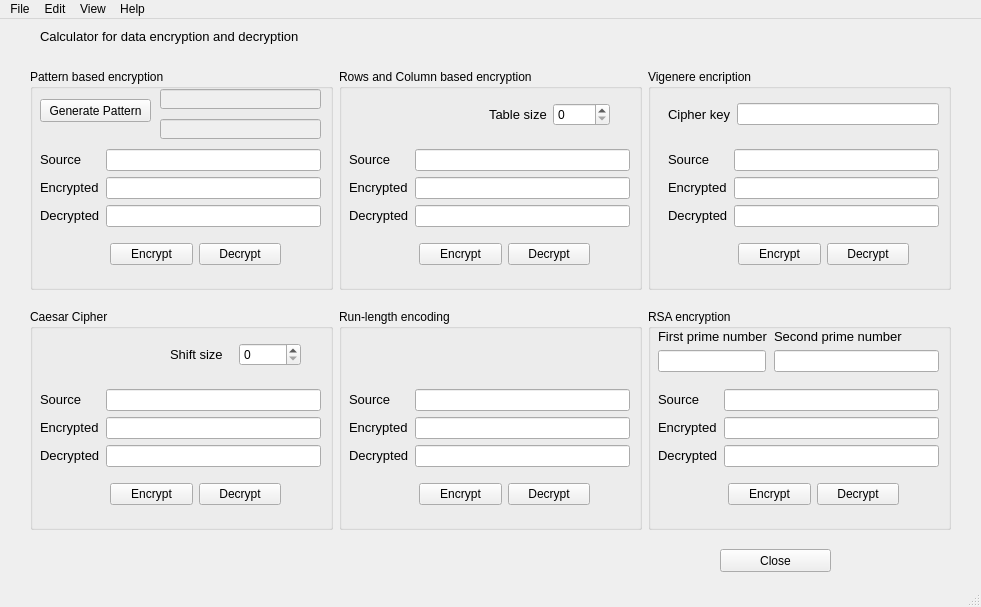
<?xml version="1.0" encoding="UTF-8"?>
<ui version="4.0">
 <class>MainWindow</class>
 <widget class="QMainWindow" name="MainWindow">
  <property name="geometry">
   <rect>
    <x>0</x>
    <y>0</y>
    <width>981</width>
    <height>607</height>
   </rect>
  </property>
  <property name="windowTitle">
   <string>MainWindow</string>
  </property>
  <property name="iconSize">
   <size>
    <width>16</width>
    <height>16</height>
   </size>
  </property>
  <widget class="QWidget" name="centralwidget">
   <widget class="QPushButton" name="pushButton">
    <property name="enabled">
     <bool>true</bool>
    </property>
    <property name="geometry">
     <rect>
      <x>720</x>
      <y>530</y>
      <width>111</width>
      <height>23</height>
     </rect>
    </property>
    <property name="text">
     <string>Close</string>
    </property>
   </widget>
   <widget class="QWidget" name="horizontalLayoutWidget_5">
    <property name="geometry">
     <rect>
      <x>30</x>
      <y>50</y>
      <width>921</width>
      <height>221</height>
     </rect>
    </property>
    <layout class="QHBoxLayout" name="horizontalLayout_5">
     <property name="sizeConstraint">
      <enum>QLayout::SetNoConstraint</enum>
     </property>
     <item>
      <widget class="QGroupBox" name="groupBox">
       <property name="title">
        <string>Pattern based encryption</string>
       </property>
       <widget class="QLineEdit" name="lineEditPattern1">
        <property name="enabled">
         <bool>false</bool>
        </property>
        <property name="geometry">
         <rect>
          <x>130</x>
          <y>20</y>
          <width>161</width>
          <height>20</height>
         </rect>
        </property>
       </widget>
       <widget class="QLineEdit" name="lineEditPattern2">
        <property name="enabled">
         <bool>false</bool>
        </property>
        <property name="geometry">
         <rect>
          <x>130</x>
          <y>50</y>
          <width>161</width>
          <height>20</height>
         </rect>
        </property>
       </widget>
       <widget class="QPushButton" name="pushButtonGeneratePattern">
        <property name="geometry">
         <rect>
          <x>10</x>
          <y>30</y>
          <width>111</width>
          <height>23</height>
         </rect>
        </property>
        <property name="text">
         <string>Generate Pattern</string>
        </property>
       </widget>
       <widget class="QWidget" name="formLayoutWidget">
        <property name="geometry">
         <rect>
          <x>10</x>
          <y>80</y>
          <width>281</width>
          <height>80</height>
         </rect>
        </property>
        <layout class="QFormLayout" name="formLayout">
         <item row="0" column="0">
          <widget class="QLabel" name="labelSource">
           <property name="text">
            <string>&lt;html&gt;&lt;head/&gt;&lt;body&gt;&lt;p&gt;&lt;span style=&quot; font-size:10pt;&quot;&gt;Source&lt;/span&gt;&lt;/p&gt;&lt;/body&gt;&lt;/html&gt;</string>
           </property>
          </widget>
         </item>
         <item row="1" column="0">
          <widget class="QLabel" name="labelEncrypted">
           <property name="text">
            <string>&lt;html&gt;&lt;head/&gt;&lt;body&gt;&lt;p&gt;&lt;span style=&quot; font-size:10pt;&quot;&gt;Encrypted&lt;/span&gt;&lt;/p&gt;&lt;/body&gt;&lt;/html&gt;</string>
           </property>
          </widget>
         </item>
         <item row="2" column="0">
          <widget class="QLabel" name="labelDecrypted">
           <property name="text">
            <string>&lt;html&gt;&lt;head/&gt;&lt;body&gt;&lt;p&gt;&lt;span style=&quot; font-size:10pt;&quot;&gt;Decrypted&lt;/span&gt;&lt;/p&gt;&lt;/body&gt;&lt;/html&gt;</string>
           </property>
          </widget>
         </item>
         <item row="0" column="1">
          <widget class="QLineEdit" name="lineEditSource"/>
         </item>
         <item row="1" column="1">
          <widget class="QLineEdit" name="lineEditEncrypted"/>
         </item>
         <item row="2" column="1">
          <widget class="QLineEdit" name="lineEditDecrypted"/>
         </item>
        </layout>
       </widget>
       <widget class="QWidget" name="horizontalLayoutWidget">
        <property name="geometry">
         <rect>
          <x>80</x>
          <y>170</y>
          <width>171</width>
          <height>31</height>
         </rect>
        </property>
        <layout class="QHBoxLayout" name="horizontalLayout">
         <item>
          <widget class="QPushButton" name="pushButtonEncrypt">
           <property name="text">
            <string>Encrypt</string>
           </property>
          </widget>
         </item>
         <item>
          <widget class="QPushButton" name="pushButtonDecrypt">
           <property name="text">
            <string>Decrypt</string>
           </property>
          </widget>
         </item>
        </layout>
       </widget>
       <zorder>lineEditPattern2</zorder>
       <zorder>pushButtonGeneratePattern</zorder>
       <zorder>formLayoutWidget</zorder>
       <zorder>horizontalLayoutWidget</zorder>
       <zorder>lineEditPattern1</zorder>
      </widget>
     </item>
     <item>
      <widget class="QGroupBox" name="groupBox_2">
       <property name="title">
        <string>Rows and Column based encryption</string>
       </property>
       <widget class="QWidget" name="formLayoutWidget_2">
        <property name="geometry">
         <rect>
          <x>10</x>
          <y>80</y>
          <width>281</width>
          <height>81</height>
         </rect>
        </property>
        <layout class="QFormLayout" name="formLayout_2">
         <item row="0" column="0">
          <widget class="QLabel" name="labelSource_2">
           <property name="text">
            <string>&lt;html&gt;&lt;head/&gt;&lt;body&gt;&lt;p&gt;&lt;span style=&quot; font-size:10pt;&quot;&gt;Source&lt;/span&gt;&lt;/p&gt;&lt;/body&gt;&lt;/html&gt;</string>
           </property>
          </widget>
         </item>
         <item row="0" column="1">
          <widget class="QLineEdit" name="lineEditSource_2"/>
         </item>
         <item row="1" column="0">
          <widget class="QLabel" name="labelEncrypted_2">
           <property name="text">
            <string>&lt;html&gt;&lt;head/&gt;&lt;body&gt;&lt;p&gt;&lt;span style=&quot; font-size:10pt;&quot;&gt;Encrypted&lt;/span&gt;&lt;/p&gt;&lt;/body&gt;&lt;/html&gt;</string>
           </property>
          </widget>
         </item>
         <item row="1" column="1">
          <widget class="QLineEdit" name="lineEditEncrypted_2"/>
         </item>
         <item row="2" column="0">
          <widget class="QLabel" name="labelDecrypted_2">
           <property name="text">
            <string>&lt;html&gt;&lt;head/&gt;&lt;body&gt;&lt;p&gt;&lt;span style=&quot; font-size:10pt;&quot;&gt;Decrypted&lt;/span&gt;&lt;/p&gt;&lt;/body&gt;&lt;/html&gt;</string>
           </property>
          </widget>
         </item>
         <item row="2" column="1">
          <widget class="QLineEdit" name="lineEditDecrypted_2"/>
         </item>
        </layout>
       </widget>
       <widget class="QWidget" name="horizontalLayoutWidget_2">
        <property name="geometry">
         <rect>
          <x>80</x>
          <y>170</y>
          <width>171</width>
          <height>31</height>
         </rect>
        </property>
        <layout class="QHBoxLayout" name="horizontalLayout_2">
         <item>
          <widget class="QPushButton" name="pushButtonEncrypt_2">
           <property name="text">
            <string>Encrypt</string>
           </property>
          </widget>
         </item>
         <item>
          <widget class="QPushButton" name="pushButtonDecrypt_2">
           <property name="text">
            <string>Decrypt</string>
           </property>
          </widget>
         </item>
        </layout>
       </widget>
       <widget class="QWidget" name="horizontalLayoutWidget_8">
        <property name="geometry">
         <rect>
          <x>150</x>
          <y>30</y>
          <width>121</width>
          <height>31</height>
         </rect>
        </property>
        <layout class="QHBoxLayout" name="horizontalLayout_8">
         <item>
          <widget class="QLabel" name="labelTableSize">
           <property name="text">
            <string>&lt;html&gt;&lt;head/&gt;&lt;body&gt;&lt;p&gt;&lt;span style=&quot; font-size:10pt;&quot;&gt;Table size&lt;/span&gt;&lt;/p&gt;&lt;/body&gt;&lt;/html&gt;</string>
           </property>
          </widget>
         </item>
         <item>
          <widget class="QSpinBox" name="spinBox"/>
         </item>
        </layout>
       </widget>
      </widget>
     </item>
     <item>
      <widget class="QGroupBox" name="groupBox_3">
       <property name="title">
        <string>Vigenere encription</string>
       </property>
       <widget class="QWidget" name="horizontalLayoutWidget_4">
        <property name="geometry">
         <rect>
          <x>90</x>
          <y>170</y>
          <width>171</width>
          <height>31</height>
         </rect>
        </property>
        <layout class="QHBoxLayout" name="horizontalLayout_4">
         <item>
          <widget class="QPushButton" name="pushButtonEncrypt_3">
           <property name="text">
            <string>Encrypt</string>
           </property>
          </widget>
         </item>
         <item>
          <widget class="QPushButton" name="pushButtonDecrypt_3">
           <property name="text">
            <string>Decrypt</string>
           </property>
          </widget>
         </item>
        </layout>
       </widget>
       <widget class="QWidget" name="formLayoutWidget_3">
        <property name="geometry">
         <rect>
          <x>20</x>
          <y>80</y>
          <width>271</width>
          <height>81</height>
         </rect>
        </property>
        <layout class="QFormLayout" name="formLayout_4">
         <item row="0" column="0">
          <widget class="QLabel" name="labelSource_3">
           <property name="text">
            <string>&lt;html&gt;&lt;head/&gt;&lt;body&gt;&lt;p&gt;&lt;span style=&quot; font-size:10pt;&quot;&gt;Source&lt;/span&gt;&lt;/p&gt;&lt;/body&gt;&lt;/html&gt;</string>
           </property>
          </widget>
         </item>
         <item row="0" column="1">
          <widget class="QLineEdit" name="lineEditSource_3"/>
         </item>
         <item row="1" column="0">
          <widget class="QLabel" name="labelEncrypted_3">
           <property name="text">
            <string>&lt;html&gt;&lt;head/&gt;&lt;body&gt;&lt;p&gt;&lt;span style=&quot; font-size:10pt;&quot;&gt;Encrypted&lt;/span&gt;&lt;/p&gt;&lt;/body&gt;&lt;/html&gt;</string>
           </property>
          </widget>
         </item>
         <item row="1" column="1">
          <widget class="QLineEdit" name="lineEditEncrypted_3"/>
         </item>
         <item row="2" column="0">
          <widget class="QLabel" name="labelDecrypted_3">
           <property name="text">
            <string>&lt;html&gt;&lt;head/&gt;&lt;body&gt;&lt;p&gt;&lt;span style=&quot; font-size:10pt;&quot;&gt;Decrypted&lt;/span&gt;&lt;/p&gt;&lt;/body&gt;&lt;/html&gt;</string>
           </property>
          </widget>
         </item>
         <item row="2" column="1">
          <widget class="QLineEdit" name="lineEditDecrypted_3"/>
         </item>
        </layout>
       </widget>
       <widget class="QWidget" name="horizontalLayoutWidget_3">
        <property name="geometry">
         <rect>
          <x>20</x>
          <y>30</y>
          <width>271</width>
          <height>31</height>
         </rect>
        </property>
        <layout class="QHBoxLayout" name="horizontalLayout_3">
         <item>
          <widget class="QLabel" name="label_3">
           <property name="text">
            <string>&lt;html&gt;&lt;head/&gt;&lt;body&gt;&lt;p&gt;&lt;span style=&quot; font-size:10pt;&quot;&gt;Cipher key&lt;/span&gt;&lt;/p&gt;&lt;/body&gt;&lt;/html&gt;</string>
           </property>
          </widget>
         </item>
         <item>
          <widget class="QLineEdit" name="lineEditVigenereEncryptionKey">
           <property name="enabled">
            <bool>true</bool>
           </property>
          </widget>
         </item>
        </layout>
       </widget>
      </widget>
     </item>
    </layout>
   </widget>
   <widget class="QLabel" name="label">
    <property name="geometry">
     <rect>
      <x>40</x>
      <y>10</y>
      <width>271</width>
      <height>16</height>
     </rect>
    </property>
    <property name="text">
     <string>&lt;html&gt;&lt;head/&gt;&lt;body&gt;&lt;p&gt;&lt;span style=&quot; font-size:10pt;&quot;&gt;Calculator for data encryption and decryption&lt;/span&gt;&lt;/p&gt;&lt;/body&gt;&lt;/html&gt;</string>
    </property>
   </widget>
   <widget class="QWidget" name="horizontalLayoutWidget_6">
    <property name="geometry">
     <rect>
      <x>30</x>
      <y>290</y>
      <width>921</width>
      <height>221</height>
     </rect>
    </property>
    <layout class="QHBoxLayout" name="horizontalLayout_6">
     <item>
      <widget class="QGroupBox" name="groupBox_4">
       <property name="title">
        <string>Caesar Cipher </string>
       </property>
       <widget class="QWidget" name="formLayoutWidget_4">
        <property name="geometry">
         <rect>
          <x>10</x>
          <y>80</y>
          <width>281</width>
          <height>80</height>
         </rect>
        </property>
        <layout class="QFormLayout" name="formLayout_5">
         <item row="0" column="0">
          <widget class="QLabel" name="labelSource_4">
           <property name="text">
            <string>&lt;html&gt;&lt;head/&gt;&lt;body&gt;&lt;p&gt;&lt;span style=&quot; font-size:10pt;&quot;&gt;Source&lt;/span&gt;&lt;/p&gt;&lt;/body&gt;&lt;/html&gt;</string>
           </property>
          </widget>
         </item>
         <item row="1" column="0">
          <widget class="QLabel" name="labelEncrypted_4">
           <property name="text">
            <string>&lt;html&gt;&lt;head/&gt;&lt;body&gt;&lt;p&gt;&lt;span style=&quot; font-size:10pt;&quot;&gt;Encrypted&lt;/span&gt;&lt;/p&gt;&lt;/body&gt;&lt;/html&gt;</string>
           </property>
          </widget>
         </item>
         <item row="2" column="0">
          <widget class="QLabel" name="labelDecrypted_4">
           <property name="text">
            <string>&lt;html&gt;&lt;head/&gt;&lt;body&gt;&lt;p&gt;&lt;span style=&quot; font-size:10pt;&quot;&gt;Decrypted&lt;/span&gt;&lt;/p&gt;&lt;/body&gt;&lt;/html&gt;</string>
           </property>
          </widget>
         </item>
         <item row="0" column="1">
          <widget class="QLineEdit" name="lineEditSource_4"/>
         </item>
         <item row="1" column="1">
          <widget class="QLineEdit" name="lineEditEncrypted_4"/>
         </item>
         <item row="2" column="1">
          <widget class="QLineEdit" name="lineEditDecrypted_4"/>
         </item>
        </layout>
       </widget>
       <widget class="QWidget" name="horizontalLayoutWidget_7">
        <property name="geometry">
         <rect>
          <x>80</x>
          <y>170</y>
          <width>171</width>
          <height>31</height>
         </rect>
        </property>
        <layout class="QHBoxLayout" name="horizontalLayout_7">
         <item>
          <widget class="QPushButton" name="pushButtonEncrypt_4">
           <property name="text">
            <string>Encrypt</string>
           </property>
          </widget>
         </item>
         <item>
          <widget class="QPushButton" name="pushButtonDecrypt_4">
           <property name="text">
            <string>Decrypt</string>
           </property>
          </widget>
         </item>
        </layout>
       </widget>
       <widget class="QWidget" name="horizontalLayoutWidget_9">
        <property name="geometry">
         <rect>
          <x>140</x>
          <y>30</y>
          <width>131</width>
          <height>31</height>
         </rect>
        </property>
        <layout class="QHBoxLayout" name="horizontalLayout_9">
         <item>
          <widget class="QLabel" name="label_2">
           <property name="text">
            <string>&lt;html&gt;&lt;head/&gt;&lt;body&gt;&lt;p&gt;&lt;span style=&quot; font-size:10pt;&quot;&gt;Shift size&lt;/span&gt;&lt;/p&gt;&lt;/body&gt;&lt;/html&gt;</string>
           </property>
          </widget>
         </item>
         <item>
          <widget class="QSpinBox" name="spinBox_2"/>
         </item>
        </layout>
       </widget>
      </widget>
     </item>
     <item>
      <widget class="QGroupBox" name="groupBox_5">
       <property name="title">
        <string>Run-length encoding</string>
       </property>
       <widget class="QWidget" name="formLayoutWidget_5">
        <property name="geometry">
         <rect>
          <x>10</x>
          <y>80</y>
          <width>281</width>
          <height>80</height>
         </rect>
        </property>
        <layout class="QFormLayout" name="formLayout_6">
         <item row="0" column="0">
          <widget class="QLabel" name="labelSource_5">
           <property name="text">
            <string>&lt;html&gt;&lt;head/&gt;&lt;body&gt;&lt;p&gt;&lt;span style=&quot; font-size:10pt;&quot;&gt;Source&lt;/span&gt;&lt;/p&gt;&lt;/body&gt;&lt;/html&gt;</string>
           </property>
          </widget>
         </item>
         <item row="1" column="0">
          <widget class="QLabel" name="labelEncrypted_5">
           <property name="text">
            <string>&lt;html&gt;&lt;head/&gt;&lt;body&gt;&lt;p&gt;&lt;span style=&quot; font-size:10pt;&quot;&gt;Encrypted&lt;/span&gt;&lt;/p&gt;&lt;/body&gt;&lt;/html&gt;</string>
           </property>
          </widget>
         </item>
         <item row="2" column="0">
          <widget class="QLabel" name="labelDecrypted_5">
           <property name="text">
            <string>&lt;html&gt;&lt;head/&gt;&lt;body&gt;&lt;p&gt;&lt;span style=&quot; font-size:10pt;&quot;&gt;Decrypted&lt;/span&gt;&lt;/p&gt;&lt;/body&gt;&lt;/html&gt;</string>
           </property>
          </widget>
         </item>
         <item row="0" column="1">
          <widget class="QLineEdit" name="lineEditSource_5"/>
         </item>
         <item row="1" column="1">
          <widget class="QLineEdit" name="lineEditEncrypted_5"/>
         </item>
         <item row="2" column="1">
          <widget class="QLineEdit" name="lineEditDecrypted_5"/>
         </item>
        </layout>
       </widget>
       <widget class="QWidget" name="horizontalLayoutWidget_10">
        <property name="geometry">
         <rect>
          <x>80</x>
          <y>170</y>
          <width>171</width>
          <height>31</height>
         </rect>
        </property>
        <layout class="QHBoxLayout" name="horizontalLayout_10">
         <item>
          <widget class="QPushButton" name="pushButtonEncrypt_5">
           <property name="text">
            <string>Encrypt</string>
           </property>
          </widget>
         </item>
         <item>
          <widget class="QPushButton" name="pushButtonDecrypt_5">
           <property name="text">
            <string>Decrypt</string>
           </property>
          </widget>
         </item>
        </layout>
       </widget>
      </widget>
     </item>
     <item>
      <widget class="QGroupBox" name="groupBox_6">
       <property name="title">
        <string>RSA encryption</string>
       </property>
       <widget class="QWidget" name="formLayoutWidget_6">
        <property name="geometry">
         <rect>
          <x>10</x>
          <y>80</y>
          <width>281</width>
          <height>80</height>
         </rect>
        </property>
        <layout class="QFormLayout" name="formLayout_7">
         <item row="0" column="0">
          <widget class="QLabel" name="labelSource_6">
           <property name="text">
            <string>&lt;html&gt;&lt;head/&gt;&lt;body&gt;&lt;p&gt;&lt;span style=&quot; font-size:10pt;&quot;&gt;Source&lt;/span&gt;&lt;/p&gt;&lt;/body&gt;&lt;/html&gt;</string>
           </property>
          </widget>
         </item>
         <item row="1" column="0">
          <widget class="QLabel" name="labelEncrypted_6">
           <property name="text">
            <string>&lt;html&gt;&lt;head/&gt;&lt;body&gt;&lt;p&gt;&lt;span style=&quot; font-size:10pt;&quot;&gt;Encrypted&lt;/span&gt;&lt;/p&gt;&lt;/body&gt;&lt;/html&gt;</string>
           </property>
          </widget>
         </item>
         <item row="2" column="0">
          <widget class="QLabel" name="labelDecrypted_6">
           <property name="text">
            <string>&lt;html&gt;&lt;head/&gt;&lt;body&gt;&lt;p&gt;&lt;span style=&quot; font-size:10pt;&quot;&gt;Decrypted&lt;/span&gt;&lt;/p&gt;&lt;/body&gt;&lt;/html&gt;</string>
           </property>
          </widget>
         </item>
         <item row="0" column="1">
          <widget class="QLineEdit" name="lineEditSource_6">
           <property name="inputMethodHints">
            <set>Qt::ImhPreferNumbers</set>
           </property>
          </widget>
         </item>
         <item row="1" column="1">
          <widget class="QLineEdit" name="lineEditEncrypted_6">
           <property name="inputMethodHints">
            <set>Qt::ImhPreferNumbers</set>
           </property>
          </widget>
         </item>
         <item row="2" column="1">
          <widget class="QLineEdit" name="lineEditDecrypted_6">
           <property name="inputMethodHints">
            <set>Qt::ImhPreferNumbers</set>
           </property>
          </widget>
         </item>
        </layout>
       </widget>
       <widget class="QWidget" name="horizontalLayoutWidget_11">
        <property name="geometry">
         <rect>
          <x>80</x>
          <y>170</y>
          <width>171</width>
          <height>31</height>
         </rect>
        </property>
        <layout class="QHBoxLayout" name="horizontalLayout_11">
         <item>
          <widget class="QPushButton" name="pushButtonEncrypt_6">
           <property name="text">
            <string>Encrypt</string>
           </property>
          </widget>
         </item>
         <item>
          <widget class="QPushButton" name="pushButtonDecrypt_6">
           <property name="text">
            <string>Decrypt</string>
           </property>
          </widget>
         </item>
        </layout>
       </widget>
       <widget class="QWidget" name="layoutWidget">
        <property name="geometry">
         <rect>
          <x>10</x>
          <y>20</y>
          <width>281</width>
          <height>44</height>
         </rect>
        </property>
        <layout class="QFormLayout" name="formLayout_3">
         <item row="0" column="0">
          <widget class="QLabel" name="labelPrimeNumber1">
           <property name="text">
            <string>&lt;html&gt;&lt;head/&gt;&lt;body&gt;&lt;p&gt;&lt;span style=&quot; font-size:10pt;&quot;&gt;First prime number&lt;/span&gt;&lt;/p&gt;&lt;/body&gt;&lt;/html&gt;</string>
           </property>
          </widget>
         </item>
         <item row="0" column="1">
          <widget class="QLabel" name="label_4">
           <property name="text">
            <string>&lt;html&gt;&lt;head/&gt;&lt;body&gt;&lt;p&gt;&lt;span style=&quot; font-size:10pt;&quot;&gt;Second prime number&lt;/span&gt;&lt;/p&gt;&lt;/body&gt;&lt;/html&gt;</string>
           </property>
          </widget>
         </item>
         <item row="1" column="0">
          <widget class="QLineEdit" name="lineEditPrimeNumber1">
           <property name="enabled">
            <bool>true</bool>
           </property>
           <property name="contextMenuPolicy">
            <enum>Qt::PreventContextMenu</enum>
           </property>
           <property name="inputMethodHints">
            <set>Qt::ImhPreferNumbers</set>
           </property>
          </widget>
         </item>
         <item row="1" column="1">
          <widget class="QLineEdit" name="lineEditPrimeNumber2">
           <property name="inputMethodHints">
            <set>Qt::ImhPreferNumbers</set>
           </property>
          </widget>
         </item>
        </layout>
       </widget>
      </widget>
     </item>
    </layout>
   </widget>
  </widget>
  <widget class="QMenuBar" name="menubar">
   <property name="geometry">
    <rect>
     <x>0</x>
     <y>0</y>
     <width>981</width>
     <height>21</height>
    </rect>
   </property>
   <widget class="QMenu" name="menuFile">
    <property name="title">
     <string>File</string>
    </property>
    <addaction name="separator"/>
   </widget>
   <widget class="QMenu" name="menuEdit">
    <property name="title">
     <string>Edit</string>
    </property>
   </widget>
   <widget class="QMenu" name="menuView">
    <property name="title">
     <string>View</string>
    </property>
   </widget>
   <widget class="QMenu" name="menuHelp">
    <property name="title">
     <string>Help</string>
    </property>
   </widget>
   <addaction name="menuFile"/>
   <addaction name="menuEdit"/>
   <addaction name="menuView"/>
   <addaction name="menuHelp"/>
  </widget>
  <widget class="QStatusBar" name="statusbar"/>
  <action name="actionNew">
   <property name="text">
    <string>New</string>
   </property>
  </action>
 </widget>
 <resources/>
 <connections>
  <connection>
   <sender>pushButton</sender>
   <signal>clicked()</signal>
   <receiver>MainWindow</receiver>
   <slot>close()</slot>
   <hints>
    <hint type="sourcelabel">
     <x>380</x>
     <y>529</y>
    </hint>
    <hint type="destinationlabel">
     <x>409</x>
     <y>564</y>
    </hint>
   </hints>
  </connection>
 </connections>
</ui>
